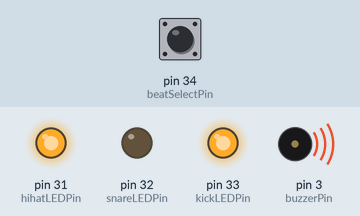
This sketch was run on a simulated Arduino Mega 2560, built with avr-gcc and run on an emulated ATmega2560. Shown: output pins drawn as LEDs (lit = HIGH), buzzer (waves = sounding). The test bench sets the inputs (shaded band); at power-on: pin 34 (beatSelectPin) LOW.

Above: at 0.12 s.
At 1.1 s:
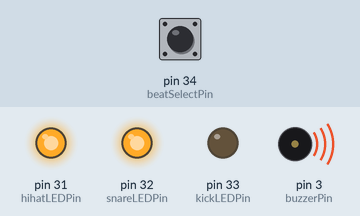
At 1.27 s:
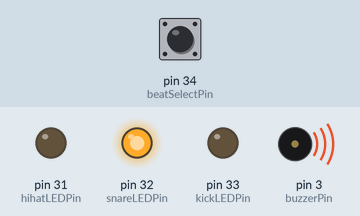
At 1.57 s:
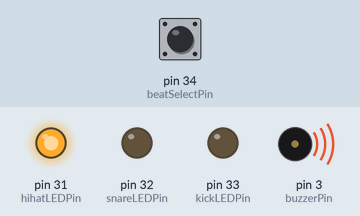
At 2.25 s:
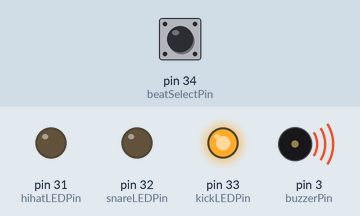
At 3.77 s:
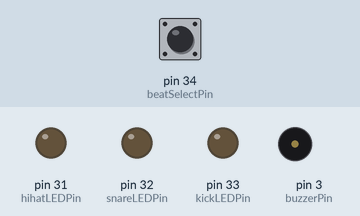
Timing chart, 0 to 4.5 s (numbered marks = the images above):
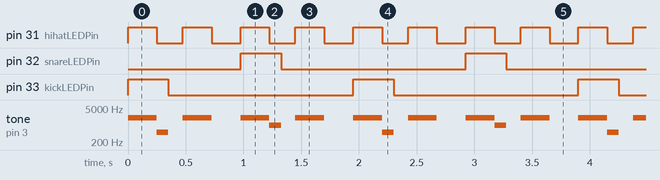

The sketch:

Demo_old.ino
```cpp
//Randy Baldwin
//Last Updated : 10/11/18
// Demo : Plays the beats through the lights and buzzer


//Variable for Piezo Buzzer
int buzzerPin = 3;

//Variables for LEDs
//These LEDs symbolize the RGB LED strip that will be on the
// drums and cymbals
//Resistor of value 200-1k ohm is needed to limit current
// across LED
int hihatLEDPin = 31;
int snareLEDPin = 32;
int kickLEDPin  = 33;

//cycle through beats
int beatSelectPin = 34;
//Change tempo
int tempoDecreasePin = 35;
int tempoIncreasePin  = 36;

#define rockBeat  0
#define discoBeat 1
#define reggaetonBeat 2

//Variable to store beat choice
//Initialize to rock beat
int beat = rockBeat;


void setup() {
  pinMode(hihatLEDPin, OUTPUT);
  pinMode(snareLEDPin, OUTPUT);
  pinMode(kickLEDPin, OUTPUT);
  pinMode(beatSelectPin, INPUT);
  pinMode(beatSelectPin, INPUT);
  pinMode(beatSelectPin, INPUT);

  pinMode(buzzerPin, OUTPUT);

  //Initialize all LEDs to OFF
  digitalWrite(hihatLEDPin, LOW);
  digitalWrite(snareLEDPin, LOW);
  digitalWrite(kickLEDPin, LOW);
}

void loop() {
  while(beat == rockBeat) {
    playRockBeat();
    checkBeatSelectButton();
  }
  while(beat == discoBeat) {
    playDiscoBeat();
    checkBeatSelectButton();
  }
  while(beat == reggaetonBeat) {
    playReggaetonBeat();
    checkBeatSelectButton();
  }

}

void hihat(int hihatDuration, int delayDuration) {
  digitalWrite(hihatLEDPin, HIGH);
  tone(buzzerPin, 2000, hihatDuration / 4);
  delay(delayDuration / 4);
  digitalWrite(hihatLEDPin, LOW);
  delay(delayDuration / 4);
}
void snare(int snareDuration, int delayDuration) {
  digitalWrite(snareLEDPin, HIGH);
  tone(buzzerPin, 1000, snareDuration / 4);
  delay(delayDuration / 4);
  digitalWrite(snareLEDPin, LOW);
  delay(delayDuration / 4);
}
void kick(int kickDuration, int delayDuration) {
  digitalWrite(kickLEDPin, HIGH);
  tone(buzzerPin, 500, kickDuration / 4);
  delay(delayDuration / 4);
  digitalWrite(kickLEDPin, LOW);
  delay(delayDuration / 4);
}
//This function turns on the lights on the hihat and kick
void hihat_kick(int hihatDuration, int kickDuration, int delayDuration) {
  digitalWrite(hihatLEDPin, HIGH);
  digitalWrite(kickLEDPin, HIGH);
  tone(buzzerPin, 2000, hihatDuration / 4);
  delay(hihatDuration / 4);
  digitalWrite(hihatLEDPin, LOW);

  noTone(buzzerPin);
  tone(buzzerPin, 500, kickDuration / 10);
  delay(kickDuration / 10);
  digitalWrite(kickLEDPin, LOW);

  delay(delayDuration / 8);
}
//This function turns on the lights on the hihat and snare
void hihat_snare(int hihatDuration, int snareDuration, int delayDuration) {
  digitalWrite(hihatLEDPin, HIGH);
  digitalWrite(snareLEDPin, HIGH);
  tone(buzzerPin, 2000, hihatDuration / 4);
  delay(hihatDuration / 4);
  digitalWrite(hihatLEDPin, LOW);

  noTone(buzzerPin);
  tone(buzzerPin, 1000, snareDuration / 10);
  delay(snareDuration / 10);
  digitalWrite(snareLEDPin, LOW);

  delay(delayDuration / 8);
}


void checkBeatSelectButton() {
  if( digitalRead(beatSelectPin) == HIGH )
  {
    if( beat == rockBeat ) {
      beat = discoBeat;
    } else
    if( beat == discoBeat ) {
      beat = reggaetonBeat;
    } else
    if( beat == reggaetonBeat ) {
      beat = rockBeat;
    }
  }
}
//Come back and finish this. I feel like this needs to be an interrupt.
//or maybe I have to use the millis() instead of delay()
void checkTempoDecreaseButton() {

}

void playRockBeat() {
  hihat_kick(1000, 1000, 1000);
  hihat(1000, 1000);
  hihat_snare(1000, 1000, 1000);
  hihat(1000, 1000);
}
void playDiscoBeat() {
  kick(500, 500);
  hihat(500, 500);
  snare(500, 500);
  hihat(500, 500);
/* Drum fill / solo
  hihat(500);
  hihat(500);
  hihat(500);
  snare(500);

  kick(500);
  kick(500);
  hihat(1000);
*/
}
void playReggaetonBeat() {
  kick(750, 750);
  snare(250, 250);
  kick(500, 500);
  snare(500, 500);
}
```

Measured:
- by itself, pin 31 (hihatLEDPin): alternates HIGH for 0.25 s and LOW for 0.24 s
- by itself, pin 32 (snareLEDPin), pin 33 (kickLEDPin): alternates HIGH for 0.35 s and LOW for 1.6 s
- by itself, tone on pin 3 (buzzerPin): repeats every 2.0 s: 500 Hz 0.10 s, silent 0.13 s, 2000 Hz 0.25 s, silent 0.25 s, 2000 Hz 0.25 s, 1000 Hz 0.10 s, silent 0.13 s, 2000 Hz 0.25 s, silent 0.25 s, 2000 Hz 0.25 s
